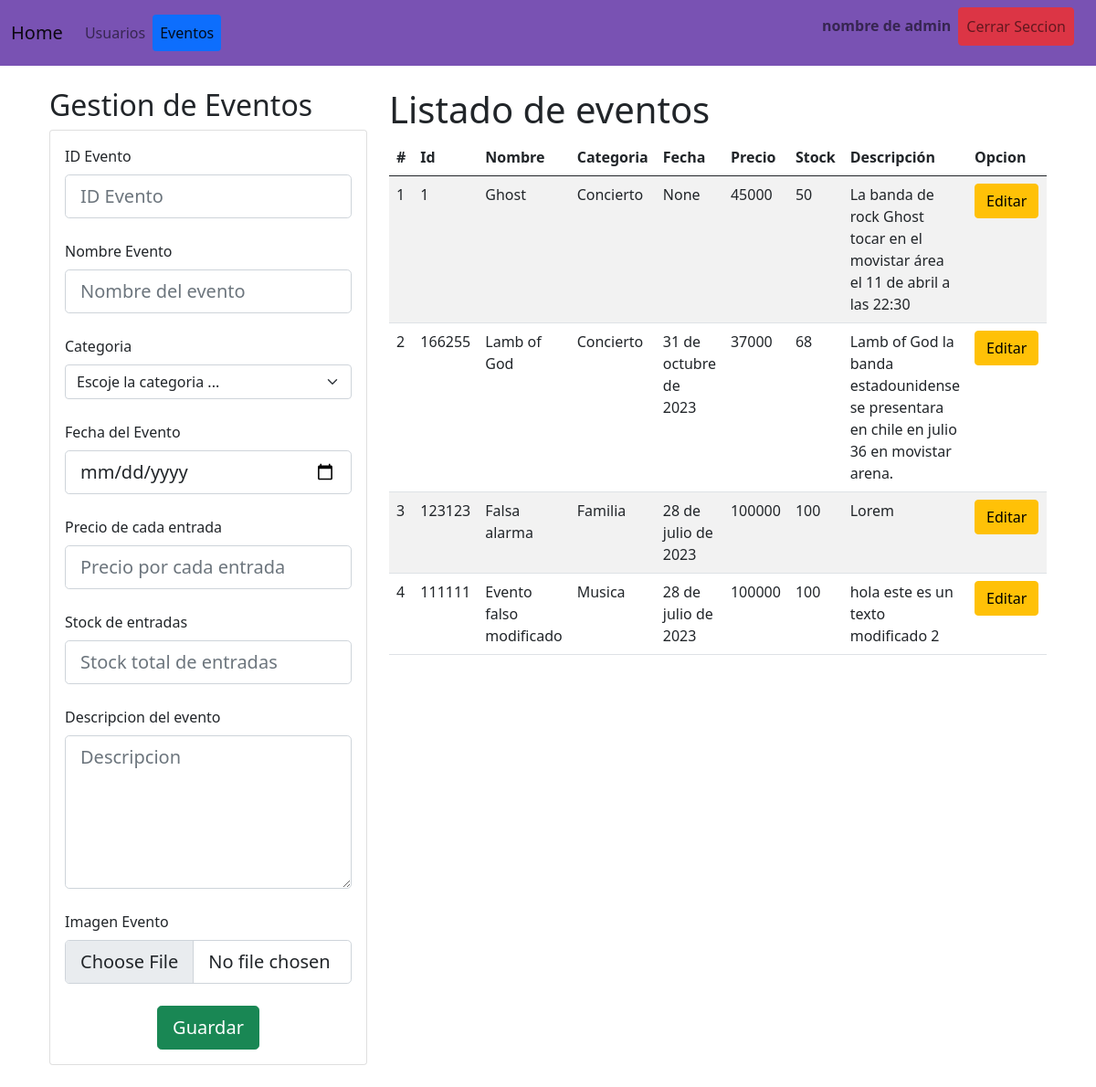
The page /gestionEventos/ on the database as committed earlier.
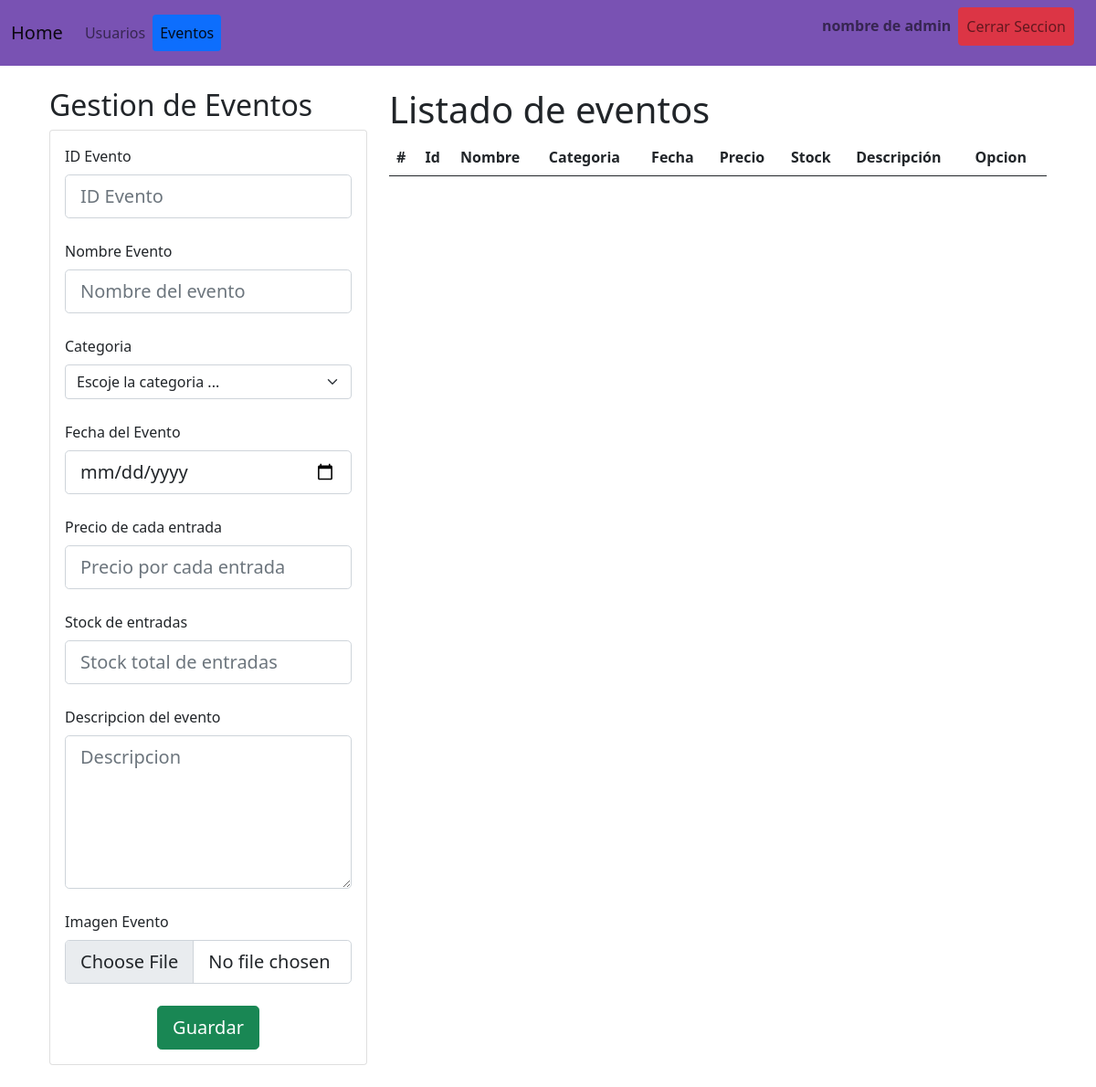
The same page on the database as committed later.
### app/models.py (models this page shows, shortened)
class Eventos(models.Model):
    EVENTOS = (
        (0, 'Musica'),
        (1, 'Deporte'),
        (2, 'Teatro'),
        (3, 'Cine'),
    )
    id = models.CharField(max_length=6, unique=True, primary_key=True)
    nombre = models.CharField(max_length=50)
    descripcion = models.TextField(blank=True)
    categoria = models.CharField(max_length=10)
    fecha = models.DateField(blank=True, null=True)
    precio = models.PositiveIntegerField()
    stock = models.PositiveIntegerField()
    imagen = models.ImageField(upload_to="eventos", null=True)

### app/views.py (the view)
# urls.py: path('gestionEventos/', gestionEventos, name="gestionEventos"),
def gestionEventos(request):
    eventos = Eventos.objects.all()
    return render(request, 'app/admin/gestionEventos.html', {"eventos": eventos})

### app/templates/app/admin/gestionEventos.html (shortened to what the changed rows need)
{% extends "app/admin/baseAdmin.html" %}
{% block body%}
<div class="container-fluid">
    <div class="row">
        <div class="col-xl-4 col-lg-4 col-md-6 col-sm-6">
            <h2>Gestion de Eventos</h2>
        </div>
        <div class="col-xl-8 col-lg-8 col-md-6 col-sm-6">
            <div class="table-responsive">
                <table class="table table-striped">
                    <thead>
                        <tr>
                            <th>#</th>
                            <th>Id</th>
                            <th>Nombre</th>
                            <th>Categoria</th>
                            <th>Fecha</th>
                            <th>Precio</th>
                            <th>Stock</th>
                            <th>Descripción</th>
                            <th colspan="2">Opcion</th>
                        </tr>
                    </thead>
                    <tbody>
                        <h1>Listado de eventos</h1>
                        {% for e in eventos %}
                        <tr>
                            <td>{{forloop.counter}}</td>
                            <td>{{e.id}}</td>
                            <td>{{e.nombre}}</td>
                            <td>{{e.categoria}}</td>
                            <td>{{e.fecha}}</td>
                            <td>{{e.precio}}</td>
                            <td>{{e.stock}}</td>
                            <td>{{e.descripcion}}</td>
                            <td><a class="btn btn-warning" href="/modificarEvento/{{e.id}}">Editar</a></td>
                        </tr>
                        {% endfor %}
                    </tbody>
                </table>
            </div>
        </div>
    </div>
</div>
{% endblock %}

Rows that differ between the two databases and show on the page:
removed Eventos: id "1", nombre "Ghost", categoria "Concierto", fecha "None", precio "45000", stock "50", descripcion "La banda de rock Ghost tocar en el movistar área el 11 de abril a las 22:30"
removed Eventos: id "166255", nombre "Lamb of God", categoria "Concierto", fecha "31 de octubre de 2023", precio "37000", stock "68", descripcion "Lamb of God la banda estadounidense se presentara en chile en julio 36 en movistar arena."
removed Eventos: id "123123", nombre "Falsa alarma", categoria "Familia", fecha "28 de julio de 2023", precio "100000", stock "100", descripcion "Lorem"
removed Eventos: id "111111", nombre "Evento falso modificado", categoria "Musica", fecha "28 de julio de 2023", precio "100000", stock "100", descripcion "hola este es un texto modificado 2"
